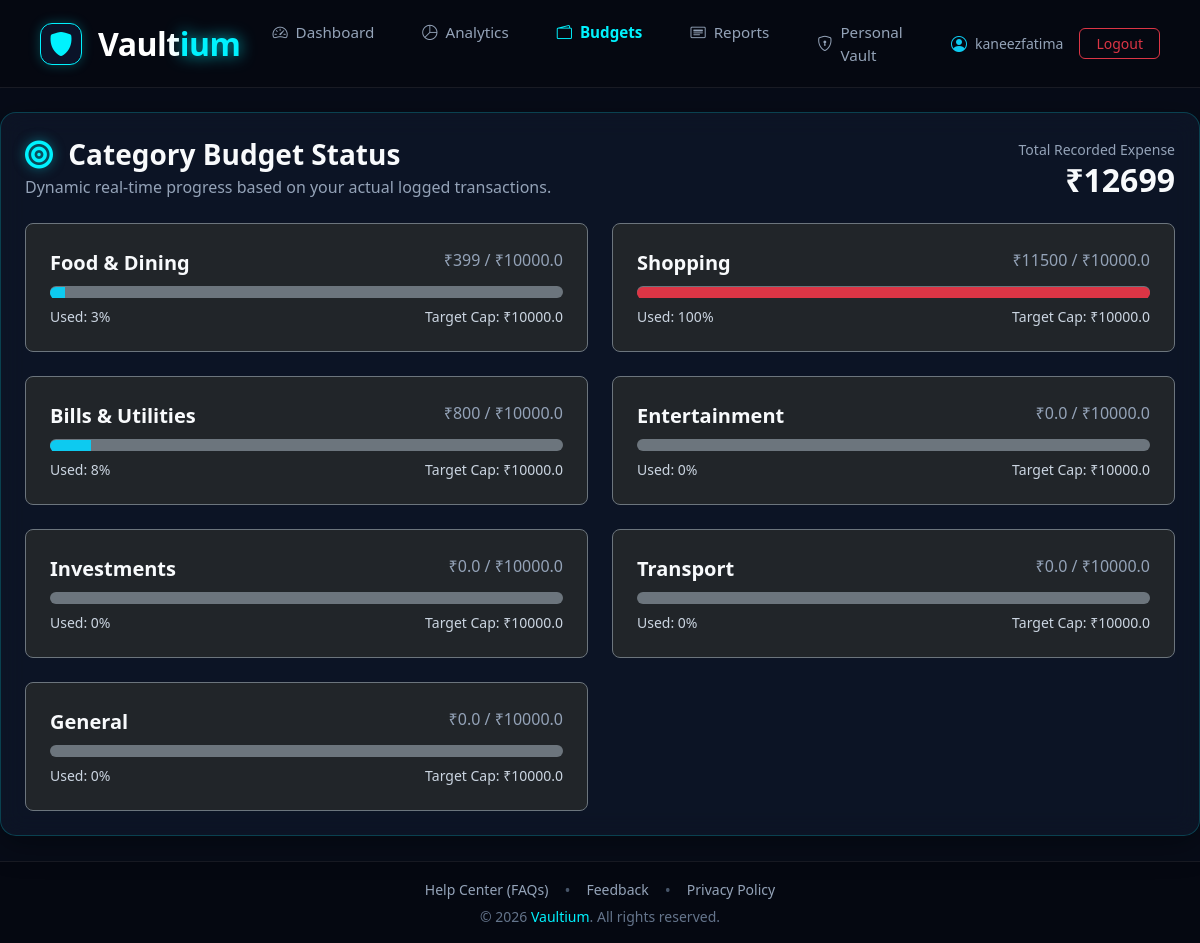
Page /budgets/ (signed in) on the committed database.
### expenses/models.py (models this page shows, shortened)
class Category(models.Model):
    name = models.CharField(max_length=100)

### expenses/views.py (the view)
# urls.py: path('budgets/', views.budgets_view, name='budgets'),
@login_required(login_url='login')
def budgets_view(request):
    if 'vault_unlocked' in request.session:
        del request.session['vault_unlocked']
    ensure_default_categories()
    expenses = Expense.objects.filter(user=request.user)
    total_spent = expenses.aggregate(Sum('amount'))['amount__sum'] or 0.00
    categories = Category.objects.all()
    budget_list = []
    for cat in categories:
        cat_spent = expenses.filter(category=cat).aggregate(Sum('amount'))['amount__sum'] or 0.00
        target = 10000.00
        percentage = min(int((float(cat_spent) / target) * 100), 100) if target > 0 else 0
        budget_list.append({'category': cat.name, 'spent': cat_spent, 'target': target, 'percentage': percentage})
    return render(request, 'expenses/budgets.html', {'total_spent': total_spent, 'budgets': budget_list})

### expenses/views.py (called while the page is built)
def ensure_default_categories():
    defaults = ['Food & Dining', 'Shopping', 'Bills & Utilities', 'Entertainment', 'Investments', 'Transport', 'General']
    for cat_name in defaults:
        Category.objects.get_or_create(name=cat_name)

### expenses/templates/expenses/budgets.html
{% extends 'expenses/base.html' %}
{% block content %}
<div class="glass-card p-4">
    <div class="d-flex justify-content-between align-items-center mb-4">
        <div>
            <h3 class="fw-bold mb-1 text-white"><i class="fa-solid fa-bullseye me-2 neon-text-cyan"></i> Category Budget Status</h3>
            <p class="text-sub mb-0">Dynamic real-time progress based on your actual logged transactions.</p>
        </div>
        <div class="text-end">
            <span class="text-sub small">Total Recorded Expense</span>
            <h2 class="fw-bold neon-text-green mb-0">₹{{ total_spent }}</h2>
        </div>
    </div>
    <div class="row g-4">
        {% for b in budgets %}
        <div class="col-md-6">
            <div class="p-4 border border-secondary rounded-3 bg-dark">
                <div class="d-flex justify-content-between mb-2">
                    <span class="fw-bold text-white fs-5">{{ b.category }}</span>
                    <span class="text-sub">₹{{ b.spent }} / ₹{{ b.target }}</span>
                </div>
                <div class="progress bg-secondary" style="height: 12px; border-radius: 6px;">
                    <div class="progress-bar {% if b.percentage > 85 %}bg-danger{% else %}bg-info{% endif %}"
                         style="width: {{ b.percentage }}%;"></div>
                </div>
                <div class="d-flex justify-content-between mt-2 small text-sub">
                    <span>Used: {{ b.percentage }}%</span>
                    <span>Target Cap: ₹{{ b.target }}</span>
                </div>
            </div>
        </div>
        {% empty %}
        <div class="col-12 text-center py-4 text-sub">
            No categories or spending recorded yet. Add expenses to track budgets!
        </div>
        {% endfor %}
    </div>
</div>
{% endblock %}

### expenses/templates/expenses/base.html (shortened to what this page needs)
<!DOCTYPE html>
<html lang="en">
<head>
    <link href="https://cdn.jsdelivr.net/npm/bootstrap@5.3.2/dist/css/bootstrap.min.css" rel="stylesheet">
    <link rel="stylesheet" href="https://cdn.jsdelivr.net/npm/bootstrap-icons@1.11.1/font/bootstrap-icons.css">
    <link rel="stylesheet" href="https://cdnjs.cloudflare.com/ajax/libs/font-awesome/6.5.1/css/all.min.css">
</head>
<body>
    <div class="main-wrapper">
        <nav class="navbar navbar-expand-lg navbar-custom sticky-top">
            <div class="container-fluid px-2">
                <a class="navbar-brand d-flex align-items-center gap-3" href="{% if user.is_authenticated %}{% url 'dashboard' %}{% else %}/{% endif %}" style="text-decoration: none;">
                    <div class="d-flex align-items-center justify-content-center px-2 py-2"
                         style="background-color: #0b1329; border: 1.5px solid #00f2fe; box-shadow: 0 0 12px rgba(0, 242, 254, 0.25); border-radius: 12px !important;">
                        <i class="bi bi-shield-fill fs-4" style="color: #00f2fe; line-height: 1;"></i>
                    </div>
                    <span class="fw-bold fs-2" style="font-family: 'Segoe UI', system-ui, sans-serif; letter-spacing: -0.5px;">
                        <span style="color: #ffffff !important;">Vault</span><span style="color: #00f2fe !important; filter: drop-shadow(0 0 8px rgba(0, 242, 254, 0.8));">ium</span>
                    </span>
                </a>
                <div class="collapse navbar-collapse justify-content-between" id="navbarNav">
                    {% if user.is_authenticated %}
                        <ul class="navbar-nav mx-auto gap-3">
                            <li class="nav-item">
                                <a class="nav-link {% if request.resolver_match.url_name == 'dashboard' %}active{% endif %} d-flex align-items-center gap-2" href="{% url 'dashboard' %}">
                                    <i class="bi bi-speedometer2"></i> Dashboard
                                </a>
                            </li>
                            <li class="nav-item">
                                <a class="nav-link {% if request.resolver_match.url_name == 'analytics' %}active{% endif %} d-flex align-items-center gap-2" href="{% url 'analytics' %}">
                                    <i class="bi bi-pie-chart"></i> Analytics
                                </a>
                            </li>
                            <li class="nav-item">
                                <a class="nav-link {% if request.resolver_match.url_name == 'budgets' %}active{% endif %} d-flex align-items-center gap-2" href="{% url 'budgets' %}">
                                    <i class="bi bi-wallet2"></i> Budgets
                                </a>
                            </li>
                            <li class="nav-item">
                                <a class="nav-link {% if request.resolver_match.url_name == 'yearly_history' %}active{% endif %} d-flex align-items-center gap-2" href="{% url 'yearly_history' %}">
                                    <i class="bi bi-card-heading"></i> Reports
                                </a>
                            </li>
                            <li class="nav-item">
                                <a class="nav-link {% if 'vault' in request.resolver_match.url_name %}active{% endif %} d-flex align-items-center gap-2" href="{% url 'vault_list' %}">
                                    <i class="bi bi-shield-lock"></i> Personal Vault
                                </a>
                            </li>
                        </ul>
                        <div class="d-flex align-items-center gap-3 mt-3 mt-lg-0">
                            <span class="small d-flex align-items-center gap-2" style="color: #94a3b8 !important;">
                                <i class="bi bi-person-circle fs-6 text-info"></i> {{ user.username }}
                            </span>
                            <a href="{% url 'logout' %}" class="btn btn-sm btn-outline-danger px-3 py-1 rounded-2">Logout</a>
                        </div>
                    {% endif %}
                </div>
            </div>
        </nav>
        <div class="py-4">
            {% block content %}
            {% endblock %}
        </div>
    </div>
    <footer class="footer-custom py-3 mt-auto">
        <div class="container text-center">
            <div class="d-flex justify-content-center align-items-center gap-3 mb-1">
                <a href="{% url 'help' %}" class="small">Help Center (FAQs)</a>
                <span style="color: #475569 !important;">•</span>
                <a href="{% url 'feedback' %}" class="small">Feedback</a>
                <span style="color: #475569 !important;">•</span>
                <a href="{% url 'privacy' %}" class="small">Privacy Policy</a>
            </div>
            <p class="mb-0 small" style="color: #64748b !important;">
                &copy; {% now "Y" %} <span style="color: #00f2fe !important;">Vaultium</span>. All rights reserved.
            </p>
        </div>
    </footer>
</body>
</html>

### expenses/templates/expenses/base.html (style rules this page uses)
body { background-color: #070c18 !important; color: #f8fafc; font-family: 'Segoe UI', Tahoma, Geneva, Verdana, sans-serif; display: flex; flex-direction: column; min-height: 100vh; }
.main-wrapper { flex: 1; }
p, span, label { color: #cbd5e1; }
h1, h2, h3, h4, h5, h6, strong, .fw-bold { color: #f8fafc !important; }
.glass-card { background: rgba(15, 23, 42, 0.75) !important; backdrop-filter: blur(12px); -webkit-backdrop-filter: blur(12px); border: 1px solid rgba(0, 242, 254, 0.2) !important; border-radius: 1rem !important; box-shadow: 0 8px 32px 0 rgba(0, 0, 0, 0.37); }
.navbar-custom { background-color: #050811; border-bottom: 1px solid rgba(255, 255, 255, 0.08); padding: 0.8rem 2rem; }
.nav-link { color: #94a3b8 !important; font-weight: 500; font-size: 0.95rem; padding: 0.5rem 1rem !important; transition: all 0.2s ease; }
.nav-link:hover, .nav-link.active { color: #00f2fe !important; }
.nav-link.active { font-weight: 600; }
.neon-text-cyan { color: #00f2fe !important; text-shadow: 0 0 12px rgba(0, 242, 254, 0.5); }
.text-sub { color: #94a3b8 !important; }
.footer-custom { background-color: #050811; border-top: 1px solid rgba(255, 255, 255, 0.08); }
.footer-custom a { color: #94a3b8 !important; text-decoration: none; transition: color 0.2s ease; }

### rows in the picture
Category: category "Food & Dining"
Category: category "Shopping"
Category: category "Bills & Utilities"
Category: category "Entertainment"
Category: category "Investments"
Category: category "Transport"
Category: category "General"

### other values in the picture
{{ user.username }} "kaneezfatima"
{{ total_spent }} "12699"
{{ b.spent }} "399" "11500" "800" "0.0" "0.0" "0.0" "0.0"
{{ b.target }} "10000.0" "10000.0" "10000.0" "10000.0" "10000.0" "10000.0" "10000.0"
{{ b.percentage }} "3" "100" "8" "0" "0" "0" "0"
